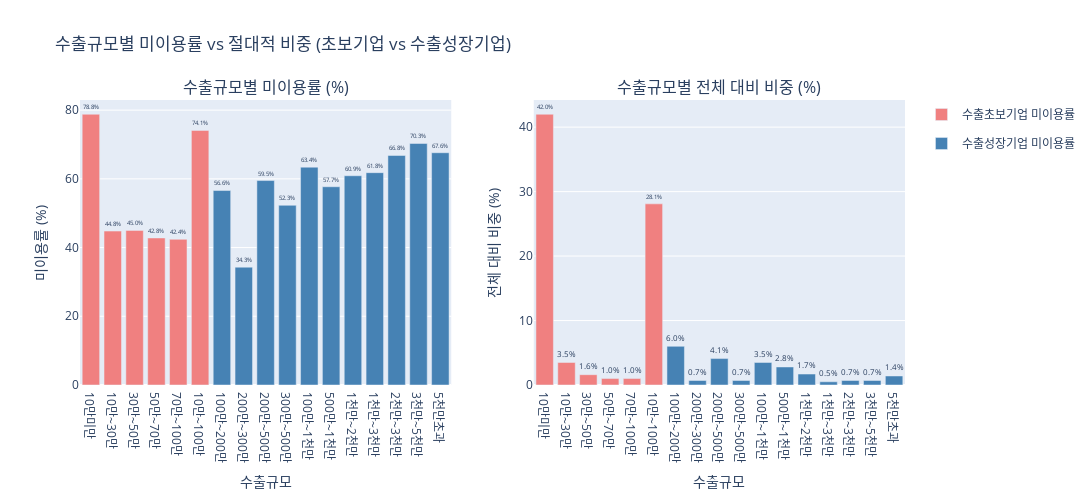

Notebook cell for this chart:
### Code cell
from plotly.subplots import make_subplots
import plotly.graph_objects as go

# 수출규모 순서 정의 (오름차순)
export_order = ['10만미만', '10만~30만', '30만~50만', '50만~70만', '70만~100만', '10만~100만', 
                '100만~200만', '200만~300만', '200만~500만', '300만~500만', '100만~1천만', 
                '500만~1천만', '1천만~2천만', '1천만~3천만', '2천만~3천만', '3천만~5천만', '5천만초과']

# 수출규모별, 기업분류별 통계 계산
export_comparison = filtered.groupby(['전년도수출규모', '수출초보']).agg({
    '이용여부': [
        lambda x: (x == '미이용').mean() * 100,  # 미이용률
        'count'  # 절대 개수
    ]
}).round(1)

export_comparison.columns = ['미이용률', '총기업수']
export_comparison = export_comparison.reset_index()
export_comparison['전체대비비중'] = (export_comparison['총기업수'] / len(filtered) * 100).round(1)

# 수출규모 순서대로 정렬
export_comparison['전년도수출규모'] = pd.Categorical(
    export_comparison['전년도수출규모'], 
    categories=export_order, 
    ordered=True
)
export_comparison = export_comparison.sort_values('전년도수출규모')

# 서브플롯으로 미이용률과 절대비중 함께 표시
fig2 = make_subplots(
    rows=1, cols=2,
    subplot_titles=('수출규모별 미이용률 (%)', '수출규모별 전체 대비 비중 (%)'),
    specs=[[{"secondary_y": False}, {"secondary_y": False}]]
)

# 색상 정의
colors = {True: 'lightcoral', False: 'steelblue'}

# 미이용률 바차트 (수출초보기업 여부로 구분)
for is_novice in [True, False]:
    data = export_comparison[export_comparison['수출초보'] == is_novice]
    company_type = '수출초보기업' if is_novice else '수출성장기업'
    fig2.add_trace(
        go.Bar(
            x=data['전년도수출규모'],
            y=data['미이용률'],
            name=f'{company_type} 미이용률',
            marker_color=colors[is_novice],
            text=data['미이용률'].astype(str) + '%',
            textposition='outside',
            legendgroup=company_type
        ),
        row=1, col=1
    )

# 전체 대비 비중 바차트
for is_novice in [True, False]:
    data = export_comparison[export_comparison['수출초보'] == is_novice]
    company_type = '수출초보기업' if is_novice else '수출성장기업'
    fig2.add_trace(
        go.Bar(
            x=data['전년도수출규모'],
            y=data['전체대비비중'],
            name=f'{company_type} 비중',
            marker_color=colors[is_novice],
            text=data['전체대비비중'].astype(str) + '%',
            textposition='outside',
            showlegend=False,
            legendgroup=company_type
        ),
        row=1, col=2
    )

fig2.update_layout(
    title_text="수출규모별 미이용률 vs 절대적 비중 (초보기업 vs 수출성장기업)",
    height=500,
    width=1200,
    barmode='group'
)

fig2.update_xaxes(title_text="수출규모", row=1, col=1)
fig2.update_xaxes(title_text="수출규모", row=1, col=2)
fig2.update_yaxes(title_text="미이용률 (%)", row=1, col=1)
fig2.update_yaxes(title_text="전체 대비 비중 (%)", row=1, col=2)

fig2.show()

print("수출규모별 기업분류 통계:")
print(export_comparison)

### Figure 1 — Plotly figure (JSON) as saved in the notebook; plotly's stock layout.template omitted (floating-point values rounded to 4 significant figures)
{"data": [{"legendgroup": "수출초보기업", "marker": {"color": "lightcoral"}, "name": "수출초보기업 미이용률", "text": ["78.8%", "44.8%", "45.0%", "42.8%", "42.4%", "74.1%"], "textposition": "outside", "type": "bar", "x": ["10만미만", "10만~30만", "30만~50만", "50만~70만", "70만~100만", "10만~100만"], "xaxis": "x", "y": [78.8, 44.8, 45, 42.8, 42.4, 74.1], "yaxis": "y"}, {"legendgroup": "수출성장기업", "marker": {"color": "steelblue"}, "name": "수출성장기업 미이용률", "text": ["56.6%", "34.3%", "59.5%", "52.3%", "63.4%", "57.7%", "60.9%", "61.8%", "66.8%", "70.3%", "67.6%"], "textposition": "outside", "type": "bar", "x": ["100만~200만", "200만~300만", "200만~500만", "300만~500만", "100만~1천만", "500만~1천만", "1천만~2천만", "1천만~3천만", "2천만~3천만", "3천만~5천만", "5천만초과"], "xaxis": "x", "y": [56.6, 34.3, 59.5, 52.3, 63.4, 57.7, 60.9, 61.8, 66.8, 70.3, 67.6], "yaxis": "y"}, {"legendgroup": "수출초보기업", "marker": {"color": "lightcoral"}, "name": "수출초보기업 비중", "showlegend": false, "text": ["42.0%", "3.5%", "1.6%", "1.0%", "1.0%", "28.1%"], "textposition": "outside", "type": "bar", "x": ["10만미만", "10만~30만", "30만~50만", "50만~70만", "70만~100만", "10만~100만"], "xaxis": "x2", "y": [42, 3.5, 1.6, 1, 1, 28.1], "yaxis": "y2"}, {"legendgroup": "수출성장기업", "marker": {"color": "steelblue"}, "name": "수출성장기업 비중", "showlegend": false, "text": ["6.0%", "0.7%", "4.1%", "0.7%", "3.5%", "2.8%", "1.7%", "0.5%", "0.7%", "0.7%", "1.4%"], "textposition": "outside", "type": "bar", "x": ["100만~200만", "200만~300만", "200만~500만", "300만~500만", "100만~1천만", "500만~1천만", "1천만~2천만", "1천만~3천만", "2천만~3천만", "3천만~5천만", "5천만초과"], "xaxis": "x2", "y": [6, 0.7, 4.1, 0.7, 3.5, 2.8, 1.7, 0.5, 0.7, 0.7, 1.4], "yaxis": "y2"}], "layout": {"annotations": [{"font": {"size": 16}, "showarrow": false, "text": "수출규모별 미이용률 (%)", "x": 0.225, "xanchor": "center", "xref": "paper", "y": 1, "yanchor": "bottom", "yref": "paper"}, {"font": {"size": 16}, "showarrow": false, "text": "수출규모별 전체 대비 비중 (%)", "x": 0.775, "xanchor": "center", "xref": "paper", "y": 1, "yanchor": "bottom", "yref": "paper"}], "barmode": "group", "height": 500, "title": {"text": "수출규모별 미이용률 vs 절대적 비중 (초보기업 vs 수출성장기업)"}, "width": 1200, "xaxis": {"anchor": "y", "domain": [0, 0.45], "title": {"text": "수출규모"}}, "xaxis2": {"anchor": "y2", "domain": [0.55, 1], "title": {"text": "수출규모"}}, "yaxis": {"anchor": "x", "domain": [0, 1], "title": {"text": "미이용률 (%)"}}, "yaxis2": {"anchor": "x2", "domain": [0, 1], "title": {"text": "전체 대비 비중 (%)"}}}}
